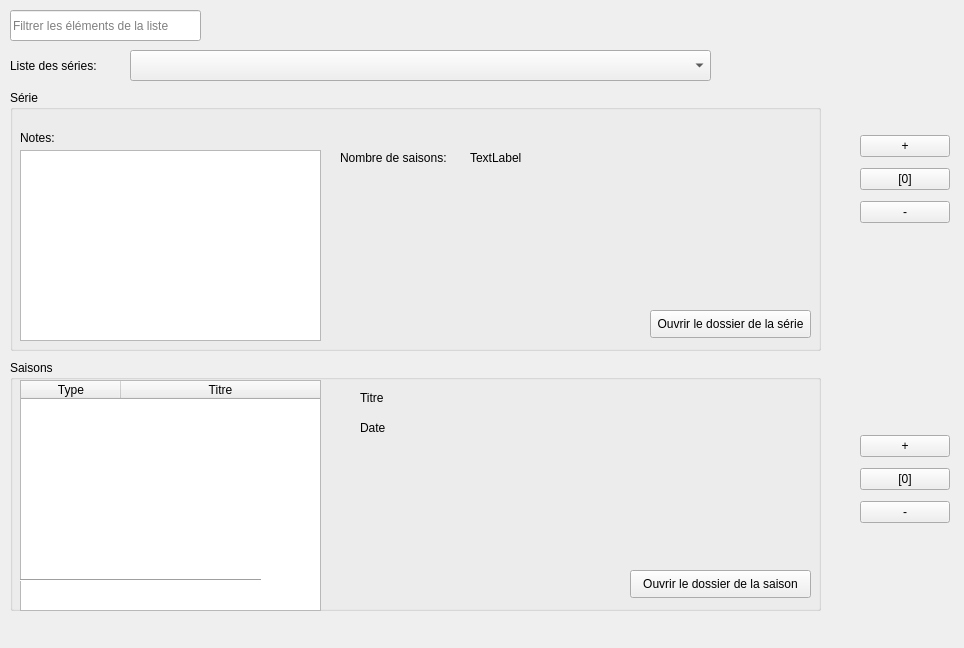
<?xml version="1.0" encoding="UTF-8"?>
<ui version="4.0">
 <class>Form</class>
 <widget class="QWidget" name="Form">
  <property name="geometry">
   <rect>
    <x>0</x>
    <y>0</y>
    <width>964</width>
    <height>648</height>
   </rect>
  </property>
  <property name="windowTitle">
   <string>Form</string>
  </property>
  <widget class="QComboBox" name="comboBox">
   <property name="geometry">
    <rect>
     <x>130</x>
     <y>50</y>
     <width>581</width>
     <height>31</height>
    </rect>
   </property>
  </widget>
  <widget class="QGroupBox" name="groupBox">
   <property name="geometry">
    <rect>
     <x>10</x>
     <y>90</y>
     <width>811</width>
     <height>261</height>
    </rect>
   </property>
   <property name="title">
    <string>Série</string>
   </property>
   <widget class="QLabel" name="label_3">
    <property name="geometry">
     <rect>
      <x>10</x>
      <y>20</y>
      <width>291</width>
      <height>16</height>
     </rect>
    </property>
    <property name="text">
     <string>&lt;Titre de la série&gt;</string>
    </property>
   </widget>
   <widget class="QLabel" name="label_4">
    <property name="geometry">
     <rect>
      <x>150</x>
      <y>20</y>
      <width>57</width>
      <height>16</height>
     </rect>
    </property>
    <property name="text">
     <string/>
    </property>
   </widget>
   <widget class="QPlainTextEdit" name="plainTextEdit">
    <property name="geometry">
     <rect>
      <x>10</x>
      <y>60</y>
      <width>301</width>
      <height>191</height>
     </rect>
    </property>
    <property name="readOnly">
     <bool>true</bool>
    </property>
    <property name="plainText">
     <string/>
    </property>
   </widget>
   <widget class="QLabel" name="label_6">
    <property name="geometry">
     <rect>
      <x>10</x>
      <y>40</y>
      <width>57</width>
      <height>16</height>
     </rect>
    </property>
    <property name="text">
     <string>Notes:</string>
    </property>
   </widget>
   <widget class="QLabel" name="label">
    <property name="geometry">
     <rect>
      <x>330</x>
      <y>60</y>
      <width>131</width>
      <height>16</height>
     </rect>
    </property>
    <property name="text">
     <string>Nombre de saisons:</string>
    </property>
   </widget>
   <widget class="QLabel" name="label_2">
    <property name="geometry">
     <rect>
      <x>460</x>
      <y>60</y>
      <width>57</width>
      <height>16</height>
     </rect>
    </property>
    <property name="text">
     <string>TextLabel</string>
    </property>
   </widget>
   <widget class="QPushButton" name="pushButton">
    <property name="geometry">
     <rect>
      <x>640</x>
      <y>220</y>
      <width>161</width>
      <height>28</height>
     </rect>
    </property>
    <property name="text">
     <string>Ouvrir le dossier de la série</string>
    </property>
   </widget>
  </widget>
  <widget class="QLabel" name="label_5">
   <property name="geometry">
    <rect>
     <x>10</x>
     <y>50</y>
     <width>111</width>
     <height>31</height>
    </rect>
   </property>
   <property name="text">
    <string>Liste des séries: </string>
   </property>
  </widget>
  <widget class="QGroupBox" name="groupBox_2">
   <property name="geometry">
    <rect>
     <x>10</x>
     <y>360</y>
     <width>811</width>
     <height>251</height>
    </rect>
   </property>
   <property name="title">
    <string>Saisons</string>
   </property>
   <widget class="QTableWidget" name="tableWidget">
    <property name="geometry">
     <rect>
      <x>10</x>
      <y>20</y>
      <width>301</width>
      <height>231</height>
     </rect>
    </property>
    <property name="selectionMode">
     <enum>QAbstractItemView::SingleSelection</enum>
    </property>
    <property name="selectionBehavior">
     <enum>QAbstractItemView::SelectRows</enum>
    </property>
    <attribute name="horizontalHeaderVisible">
     <bool>true</bool>
    </attribute>
    <attribute name="horizontalHeaderHighlightSections">
     <bool>true</bool>
    </attribute>
    <attribute name="horizontalHeaderStretchLastSection">
     <bool>true</bool>
    </attribute>
    <attribute name="verticalHeaderVisible">
     <bool>false</bool>
    </attribute>
    <column>
     <property name="text">
      <string>Type</string>
     </property>
    </column>
    <column>
     <property name="text">
      <string>Titre</string>
     </property>
    </column>
   </widget>
   <widget class="Line" name="line">
    <property name="geometry">
     <rect>
      <x>10</x>
      <y>210</y>
      <width>241</width>
      <height>20</height>
     </rect>
    </property>
    <property name="orientation">
     <enum>Qt::Horizontal</enum>
    </property>
   </widget>
   <widget class="QLabel" name="label_7">
    <property name="geometry">
     <rect>
      <x>350</x>
      <y>30</y>
      <width>57</width>
      <height>16</height>
     </rect>
    </property>
    <property name="text">
     <string>Titre</string>
    </property>
   </widget>
   <widget class="QLabel" name="label_8">
    <property name="geometry">
     <rect>
      <x>420</x>
      <y>30</y>
      <width>291</width>
      <height>16</height>
     </rect>
    </property>
    <property name="text">
     <string>&lt;Titre de la saison&gt;</string>
    </property>
   </widget>
   <widget class="QLabel" name="label_9">
    <property name="geometry">
     <rect>
      <x>350</x>
      <y>60</y>
      <width>57</width>
      <height>16</height>
     </rect>
    </property>
    <property name="text">
     <string>Date</string>
    </property>
   </widget>
   <widget class="QLabel" name="label_10">
    <property name="geometry">
     <rect>
      <x>420</x>
      <y>60</y>
      <width>181</width>
      <height>16</height>
     </rect>
    </property>
    <property name="text">
     <string>&lt;Date de la saison&gt;</string>
    </property>
   </widget>
   <widget class="QPushButton" name="pushButton_2">
    <property name="geometry">
     <rect>
      <x>620</x>
      <y>210</y>
      <width>181</width>
      <height>28</height>
     </rect>
    </property>
    <property name="text">
     <string>Ouvrir le dossier de la saison</string>
    </property>
   </widget>
  </widget>
  <widget class="QLineEdit" name="lineEdit">
   <property name="geometry">
    <rect>
     <x>10</x>
     <y>10</y>
     <width>191</width>
     <height>31</height>
    </rect>
   </property>
   <property name="placeholderText">
    <string>Filtrer les éléments de la liste</string>
   </property>
  </widget>
  <widget class="QWidget" name="layoutWidget">
   <property name="geometry">
    <rect>
     <x>860</x>
     <y>130</y>
     <width>90</width>
     <height>98</height>
    </rect>
   </property>
   <layout class="QVBoxLayout" name="verticalLayout">
    <item>
     <widget class="QPushButton" name="add_serie_button">
      <property name="text">
       <string>+</string>
      </property>
     </widget>
    </item>
    <item>
     <widget class="QPushButton" name="edit_erie_button_clicked">
      <property name="text">
       <string>[0]</string>
      </property>
     </widget>
    </item>
    <item>
     <widget class="QPushButton" name="delete_serie_button">
      <property name="text">
       <string>-</string>
      </property>
     </widget>
    </item>
   </layout>
  </widget>
  <widget class="QWidget" name="layoutWidget_2">
   <property name="geometry">
    <rect>
     <x>860</x>
     <y>430</y>
     <width>90</width>
     <height>98</height>
    </rect>
   </property>
   <layout class="QVBoxLayout" name="verticalLayout_2">
    <item>
     <widget class="QPushButton" name="add_season_button">
      <property name="text">
       <string>+</string>
      </property>
     </widget>
    </item>
    <item>
     <widget class="QPushButton" name="edit_season_button">
      <property name="text">
       <string>[0]</string>
      </property>
     </widget>
    </item>
    <item>
     <widget class="QPushButton" name="delete_season_button">
      <property name="text">
       <string>-</string>
      </property>
     </widget>
    </item>
   </layout>
  </widget>
 </widget>
 <resources/>
 <connections/>
</ui>
